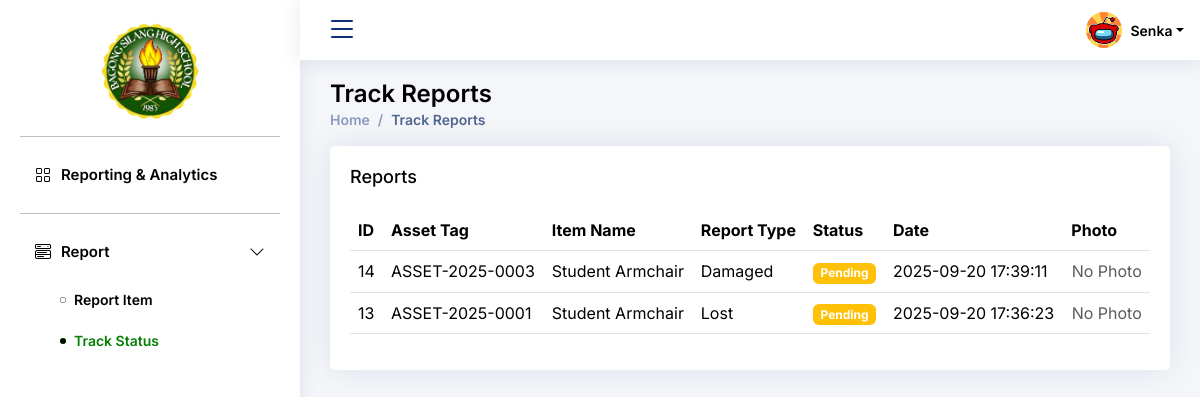
Screenshot of /User_Teachers/track_reports.php (signed in) with the database file from the repository.
### tables this page shows
CREATE TABLE `bcp_sms4_reports` (
  `id` int NOT NULL AUTO_INCREMENT,
  `report_type` enum('Lost','Damaged','Repair/Replacement') NOT NULL,
  `reported_by` int NOT NULL,
  `assigned_to` int DEFAULT NULL,
  `date_reported` timestamp NULL DEFAULT CURRENT_TIMESTAMP ON UPDATE CURRENT_TIMESTAMP,
  `status` enum('Pending','In-Progress','Resolved','Rejected') DEFAULT 'Pending',
  `description` text,
  `evidence` varchar(255) DEFAULT NULL,
  `asset_id` int NOT NULL,
  PRIMARY KEY (`id`),
  KEY `reported_by` (`reported_by`),
  KEY `assigned_to` (`assigned_to`),
  KEY `fk_reports_asset` (`asset_id`),
  CONSTRAINT `bcp_sms4_reports_ibfk_1` FOREIGN KEY (`assigned_to`) REFERENCES `bcp_sms4_admins` (`id`),
  CONSTRAINT `bcp_sms4_reports_ibfk_7` FOREIGN KEY (`reported_by`) REFERENCES `bcp_sms4_admins` (`id`),
  CONSTRAINT `fk_reports_asset` FOREIGN KEY (`asset_id`) REFERENCES `bcp_sms4_asset` (`asset_id`) ON DELETE RESTRICT ON UPDATE CASCADE
);

CREATE TABLE `bcp_sms4_asset` (
  `asset_id` int NOT NULL AUTO_INCREMENT,
  `item_id` int NOT NULL,
  `property_tag` varchar(255) NOT NULL,
  `status` enum('In-Use','In-Storage','Damaged','Disposed','Lost') DEFAULT 'In-Use',
  `location` varchar(100) DEFAULT NULL,
  `assigned_to` varchar(100) DEFAULT NULL,
  `date_registered` date NOT NULL,
  PRIMARY KEY (`asset_id`),
  UNIQUE KEY `property_tag` (`property_tag`),
  UNIQUE KEY `property_tag_2` (`property_tag`),
  KEY `fk_asset_item` (`item_id`),
  CONSTRAINT `fk_asset_item` FOREIGN KEY (`item_id`) REFERENCES `bcp_sms4_items` (`item_id`)
);

CREATE TABLE `bcp_sms4_items` (
  `item_id` int NOT NULL AUTO_INCREMENT,
  `item_name` varchar(100) NOT NULL,
  `category` varchar(50) NOT NULL,
  `item_type` enum('Asset','Consumable') NOT NULL,
  `unit` varchar(50) NOT NULL,
  PRIMARY KEY (`item_id`)
);

### User_Teachers/track_reports.php (the view, shortened to what this page needs)
<?php
include '../connection.php';
$teacher_id = $_SESSION['user_id'];
$sql = "SELECT r.id, r.report_type, r.status, r.date_reported, r.evidence,
               a.property_tag, i.item_name
        FROM bcp_sms4_reports r
        LEFT JOIN bcp_sms4_asset a ON r.asset_id = a.asset_id
        LEFT JOIN bcp_sms4_items i ON a.item_id = i.item_id
        WHERE r.reported_by = ?
        ORDER BY r.date_reported DESC";
$stmt = $conn->prepare($sql);
$stmt->bind_param("i", $teacher_id);
$stmt->execute();
$result = $stmt->get_result();
?>
<!DOCTYPE html>
<html lang="en">
<head>
  <link href="../assets/vendor/bootstrap/css/bootstrap.min.css" rel="stylesheet">
  <link href="../assets/vendor/bootstrap-icons/bootstrap-icons.css" rel="stylesheet">
  <link href="../assets/vendor/boxicons/css/boxicons.min.css" rel="stylesheet">
  <link href="../assets/vendor/quill/quill.snow.css" rel="stylesheet">
  <link href="../assets/vendor/quill/quill.bubble.css" rel="stylesheet">
  <link href="../assets/vendor/remixicon/remixicon.css" rel="stylesheet">
  <link href="../assets/vendor/simple-datatables/style.css" rel="stylesheet">
  <link href="../assets/css/style.css" rel="stylesheet">
  <link href="../assets/css/schedule_maintenance.css" rel="stylesheet">
</head>
<body>
  <?php
    include "../components/nav-bar.php";
  ?>
<main id="main" class="main">
<div class="pagetitle">
  <h1>Track Reports</h1>
  <nav>
    <ol class="breadcrumb">
      <li class="breadcrumb-item"><a href="<?=BASE_URL?>User_Teachers/dashboard_teacher.php">Home</a></li>
      <li class="breadcrumb-item active">Track Reports</li>
    </ol>
  </nav>
</div>
<section>
<div class="card">
  <div class="card-body">
    <h5 class="card-title">Reports</h5>
    <table class="table datatable">
      <thead>
        <tr>
          <th>ID</th>
          <th>Asset Tag</th>
          <th>Item Name</th>
          <th>Report Type</th>
          <th>Status</th>
          <th>Date</th>
          <th>Photo</th>
        </tr>
      </thead>
      <tbody>
        <?php while($row = $result->fetch_assoc()): ?>
        <tr>
          <td><?= htmlspecialchars($row['id']) ?></td>
          <td><?= htmlspecialchars($row['property_tag'] ?? 'N/A') ?></td>
          <td><?= htmlspecialchars($row['item_name'] ?? 'N/A') ?></td>
          <td><?= htmlspecialchars($row['report_type']) ?></td>
          <td>
            <?php
              if($row['status'] == 'Pending') echo '<span class="badge bg-warning">Pending</span>';
              elseif($row['status'] == 'Resolved') echo '<span class="badge bg-success">Resolved</span>';
              elseif($row['status'] == 'Rejected') echo '<span class="badge bg-danger">Rejected</span>';
              else echo '<span class="badge bg-secondary">'.htmlspecialchars($row['status']).'</span>';
            ?>
          </td>
          <td><?= htmlspecialchars($row['date_reported']) ?></td>
          <td class="text-center">
            <?php if(!empty($row['evidence'])): ?>
              <a href="uploads/<?= htmlspecialchars($row['evidence']) ?>" target="_blank" class="btn btn-sm btn-primary">View</a>
            <?php else: ?>
              <span class="text-muted">No Photo</span>
            <?php endif; ?>
          </td>
        </tr>
        <?php endwhile; ?>
      </tbody>
    </table>
  </div>
</div>
</section>
</main>
</body>
</html>
</body>
</html>

### assets/css/style.css (style rules this page uses)
:root { scroll-behavior: smooth; }
body { font-family: "Inter", sans-serif; background: #f6f9ff; color: #444444; }
a { color: #4154f1; text-decoration: none; }
h1, h2, h3, h4, h5, h6 { font-family: "Inter", sans-serif; }
#main { margin-top: 60px; padding: 20px 30px; transition: all 0.3s; }
.pagetitle { margin-bottom: 10px; }
.pagetitle h1 { font-size: 24px; margin-bottom: 0; font-weight: 600; color: #000000; }
.card { margin-bottom: 30px; border: none; border-radius: 5px; box-shadow: 0px 0 30px rgba(1, 41, 112, 0.1); }
.card-title { padding: 20px 0 15px 0; font-size: 18px; font-weight: 500; color: #000000; font-family: "Inter", sans-serif; }
.card-body { padding: 0 20px 20px 20px; }
.breadcrumb { font-size: 14px; font-family: "Inter", sans-serif; color: #000000; font-weight: 600; }
.breadcrumb a { color: #899bbd; transition: 0.3s; }
.breadcrumb .breadcrumb-item::before { color: #899bbd; }
.breadcrumb .active { color: #51678f; font-weight: 600; }
@media (min-width: 1200px) { #main, #footer, #header { margin-left: 300px; } }

### assets/css/schedule_maintenance.css (style rules this page uses)
html, body { margin: 0; padding: 0; font-family: "Inter", sans-serif; background: #f4f6f9; }

### rows the page displays
bcp_sms4_reports: id "14", asset.property_tag "ASSET-2025-0003", bcp_sms4_items.item_name "Student Armchair", report_type "Damaged", status "Pending", date_reported "2025-09-20 17:39:11", shows "No Photo"
bcp_sms4_reports: id "13", asset.property_tag "ASSET-2025-0001", bcp_sms4_items.item_name "Student Armchair", report_type "Lost", status "Pending", date_reported "2025-09-20 17:36:23", shows "No Photo"

### other values shown
$userFullname "Senka"
